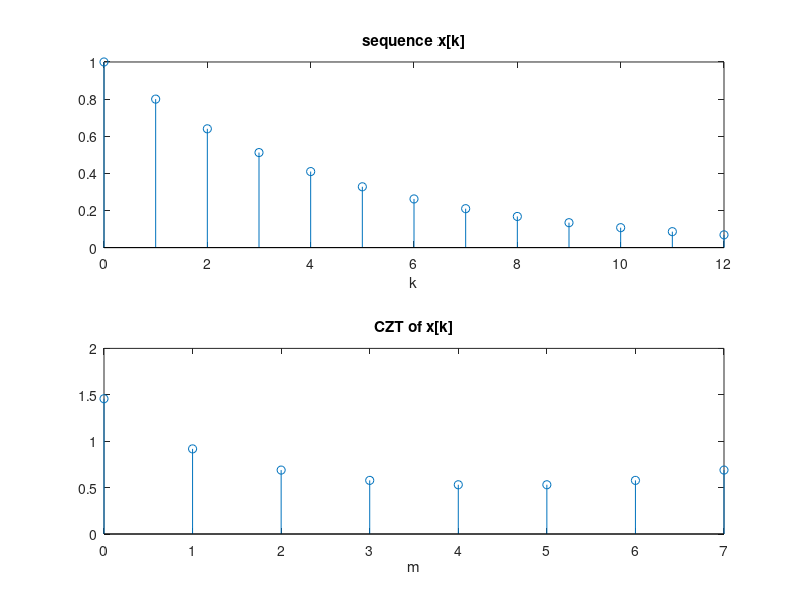

Source code (MATLAB):
clear all;clc;close all;
N = 13;               % length of x[k] 
n = 0:N - 1;
xn = (0.8).^n;
sita = pi / 4;        % phase of start point 
fai = pi / 6;         % phase interval 
A = exp(j * sita);    % complex starting point 
W = exp(-j * fai);    % complex ratio between points 
M = 8;                % lenth of czt 
y = czt(xn, M, W, A); % call czt function 
subplot(2, 1, 1); stem(n, xn);
xlabel('k'); title('sequence x[k]');
m = 0:M - 1; subplot(2, 1, 2); stem(m, abs(y));
xlabel('m'); title('CZT of x[k]');
